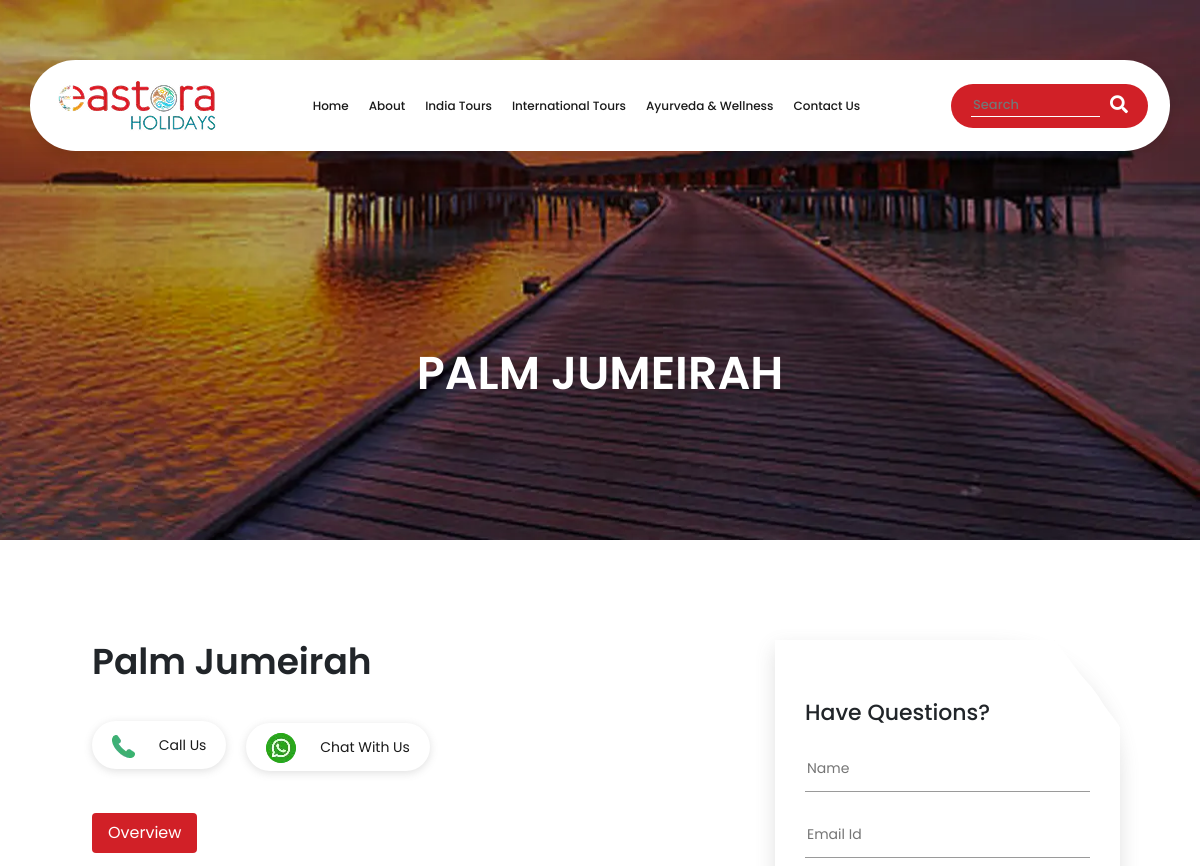
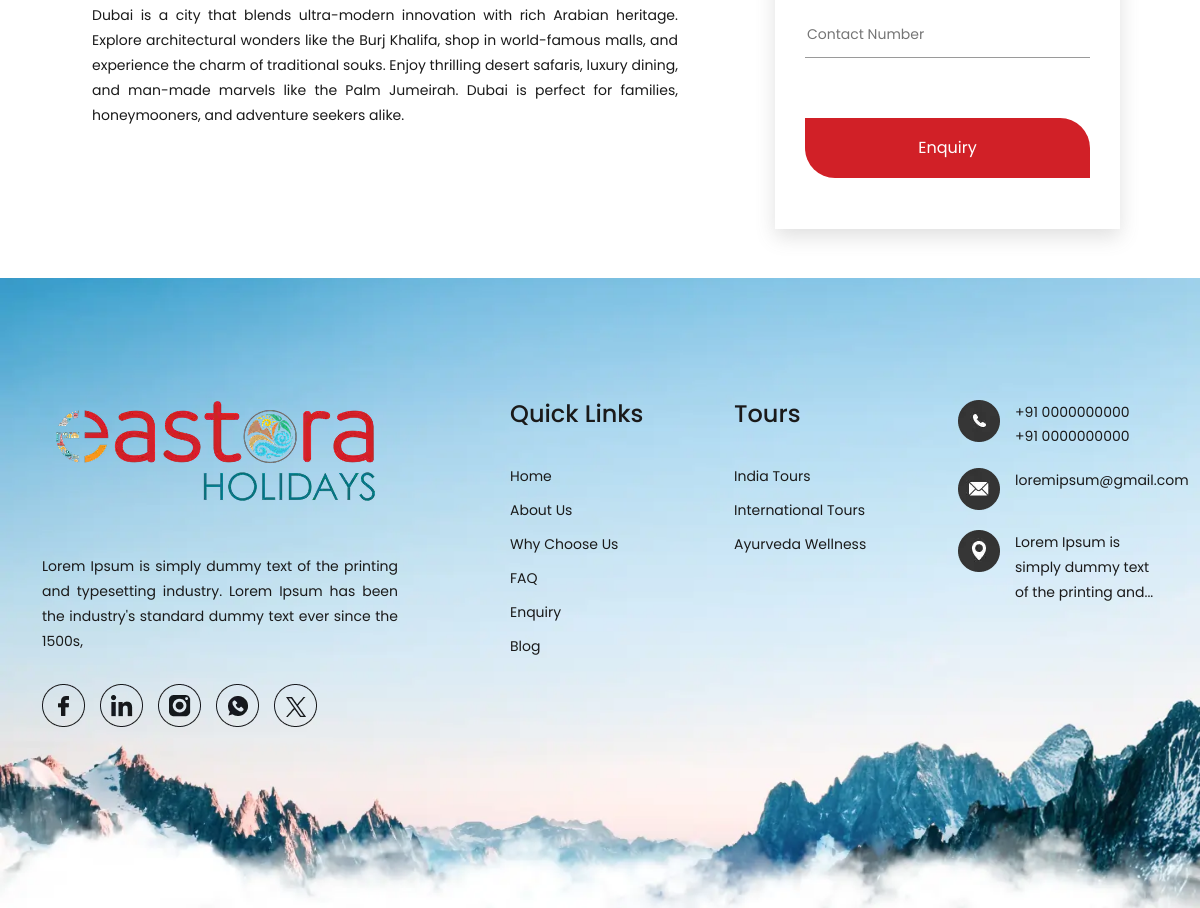
The app's page /international-tours/dubai/palm-jumeirah/ with its own data (2 pictures, top to bottom).
### booking/models.py (models this page shows, shortened)
class TourPackage(models.Model):
    PARENT_CHOICES = [
        ('india', 'India Tours'),
        ('international', 'International Tours'),
        ('ayurveda', 'Ayurveda & Wellness'),
        ('specials', 'Eastora Specials'),
    ]
    title = models.CharField(max_length=200)
    slug = models.SlugField(unique=True, blank=True, null=True)
    short_description = models.CharField(max_length=255, blank=True)
    description = models.TextField(blank=True, null=True)
    location = models.CharField(max_length=200, blank=True, null=True)
    price = models.DecimalField(max_digits=10, decimal_places=2, blank=True, null=True)
    days = models.IntegerField(blank=True, null=True)
    nights = models.IntegerField(blank=True, null=True)
    image_desktop = models.ImageField(upload_to='packages/desktop/', null=True, blank=True)
    image_mobile = models.ImageField(upload_to='packages/mobile/', null=True, blank=True)
    card_image = models.ImageField(upload_to='packages/cards/', null=True, blank=True)
    category = models.ForeignKey(Category, on_delete=models.CASCADE, null=True, blank=True, related_name='packages')
    is_featured = models.BooleanField(default=False)
    parent_choice = models.CharField(
        max_length=20,
        choices=PARENT_CHOICES,
        default='india',
        help_text="Top-level classification for the tour package"
    )

### booking/views.py (the view, shortened to what this page needs)
# urls.py: path('international-tours/<slug:subcategory_slug>/<slug:package_slug>/', views.international_package_detail_view, name='international_package_detail'),
def international_package_detail_view(request, subcategory_slug, package_slug):
    category = get_object_or_404(Category, slug=subcategory_slug)
    package = get_object_or_404(
        TourPackage,
        slug=package_slug,
        category=category,
    )
    return render(request, 'international/package_detail.html', {
        'package': package,
        'title_main': package.title.split('–')[0].strip() if '–' in package.title else package.title,
    })

### templates/international/package_detail.html (shortened to what this page needs)
{% extends 'base.html' %}
{% load static %}
{% block content %}
<div class="sub-page-hero maldives">
    <div class="tour-hero-content">
        <h1>{{ package.title }}</h1>
    </div>
</div>
<section class="tour-prgrm-wrapper">
    <div class="container">
        <div class="tour-prgrm-enqry-frm-wrapper">
            <div class="tour-prgrm-enqry-frm">
                <form action=" " method="post">{% csrf_token %}
                    <h3>Have Questions? </h3>
                    <div class="form-fields">
                        <input type="text" name="name" placeholder="Name" required>
                    </div>
                    <div class="form-fields">
                        <input type="email" name="email" placeholder="Email Id" required>
                    </div>
                    <div class="form-fields">
                        <input type="text" name="number" placeholder="Contact Number" required>
                    </div>
                    <div class="enqry-frm-submit-btn">
                        <button type="submit">Enquiry</button>
                    </div>
                </form>
            </div>
        </div>
        <div class="sec-title">
            <h2>{{ package.title }}</h2>
        </div>
        <div class="tour-prgrm-cta-wrapper">
            <div class="tour-prgrm-cta-item">
                <a href="tel:+91 0000000000">
                    <img src="{% static 'assets/images/icons/cta-tele-2.webp' %}" alt="Telephone">
                    <span>Call Us</span>
                </a>
            </div>
            <div class="tour-prgrm-cta-item">
                <a href="https://wa.me/+91 00000000000" target="_blank">
                    <img src="{% static 'assets/images/icons/cta-whatsapp-2.webp' %}" alt="Whatsapp">
                    <span>Chat With Us</span>
                </a>
            </div>
        </div>
        <div class="tour-prgrm-tab-btns">
            <ul class="nav nav-pills mb-3" id="pills-tab" role="tablist">
                <li class="nav-item" role="presentation">
                    <button class="nav-link active" id="pills-home-tab" data-bs-toggle="pill"
                        data-bs-target="#pills-home" type="button" role="tab" aria-controls="pills-home"
                        aria-selected="true">Overview</button>
                </li>
            </ul>
        </div>
        <div class="tab-content" id="pills-tabContent">
            <div class="tab-pane fade show active" id="pills-home" role="tabpanel" aria-labelledby="pills-home-tab">
                <div class="row">
                    <div class="col-lg-8">
                        <div class="tour-prgrm-info">
                            {{ package.description|safe }}
                        </div>
                    </div>
                    <div class="col-lg-4"> </div>
                </div>
            </div>
        </div>
    </div>
</section>
{% endblock %}

### tourbooking/static/assets/css/style.css (style rules this page uses)
body { font-family: "Poppins", sans-serif;overflow-x: hidden !important; }
html { overflow-x: hidden !important; }
:root { --primary-font-color:#1A1A1A; --secondary-font-color:#D12027; --btn-color:#D12027; --bg-gradient:linear-gradient(to bottom, #FFFFFF, #EAEAEA); }
h1 { font-size: 46px;font-weight:600 !important; }
h2 { font-size: 40px;font-weight: 600 !important; }
h3 { font-size: 22px;font-weight: 500 !important; }
p { font-size: 14px;font-weight:400;line-height: 25px !important;color: var(--primary-font-color); }
section { padding: 100px 0 100px 0; }
.sub-page-hero { height: 540px;background-position: 100% 100%;background-repeat: no-repeat !important;background-size: cover; position: relative; }
.sub-page-hero .tour-hero-content { max-width: 70%;margin: auto;position: absolute;top: 70%;left: 50%;transform: translate(-50%, -50%); }
.sub-page-hero .tour-hero-content h1 { color: #fff;text-align: center;text-transform: uppercase;letter-spacing: 10%; }
.maldives { background-image: url(../images/maldives-banner.webp); }
.tour-prgrm-wrapper .sec-title { padding-left: 50px; }
.tour-prgrm-cta-wrapper { display: flex;gap: 20px;margin:50px 0;padding-left: 50px; }
.tour-prgrm-cta-item a { text-decoration: none;font-size: 14px;font-size: 400;color: var(--primary-font-color);padding: 14px 20px; border-radius: 30px;box-shadow: rgba(99, 99, 99, 0.2) 0px 2px 8px 0px; }
.tour-prgrm-cta-item img { padding-right: 20px; }
.tour-prgrm-info p { text-align: justify;padding-right: 100px; }
.tour-prgrm-wrapper .container { position: relative; }
.tour-prgrm-enqry-frm-wrapper { display: inline-block;box-shadow: rgba(99, 99, 99, 0.2) 0px 8px 20px 0px; border-top-right-radius: 127px;position: absolute;top: 0;right: 50px; }
.tour-prgrm-enqry-frm { width: 345px;min-height: 455px; margin: auto; padding: 60px 30px 30px 30px;box-shadow: rgba(99, 99, 99, 0.2) 0px 2px 8px 0px;clip-path: polygon(81% 0, 100% 19%, 100% 100%, 0 100%, 0 0);background: #fff; }
.tour-prgrm-enqry-frm h3 { margin-bottom: 30px; }
.form-fields { margin-bottom: 30px; }
.form-fields input { width: 100%;border: none;border-bottom: 1px solid #9A9A9A;padding-bottom: 12px;font-size: 14px ;color: var(--primary-font-color);outline: none; }
.enqry-frm-submit-btn { margin-top: 60px; }
.enqry-frm-submit-btn button { width: 100%;height: 60px; border: none;border-top-right-radius: 30px;border-bottom-left-radius: 30px;background-color: var(--btn-color);color:#fff; }
.tour-prgrm-info { padding-left: 50px;margin-bottom: 50px; }
.tour-prgrm-tab-btns .nav-pills .nav-link { color: var(--primary-font-color) !important; }
.tour-prgrm-tab-btns .nav-pills .nav-link.active { background-color: var(--btn-color);color: #fff !important; }
.tour-prgrm-tab-btns { padding-left: 50px; }

### tourbooking/static/assets/css/responsive.css (style rules this page uses)
@media (min-width:1200px) { .tour-prgrm-wrapper .sec-title { max-width: 715px; } }
@media (min-width:1200px) { .tour-prgrm-wrapper .sec-title h2 { font-size: 36px; } }

### records on screen
TourPackage: title "PALM JUMEIRAH", title "Palm Jumeirah", description "Dubai is a city that blends ultra-modern innovation with rich Arabian heritage. Explore architectural wonders like the Burj Khalifa, shop in world-famous malls, and experience the charm of traditional souks. Enjoy thrilling desert safaris, luxury dining, and man-made marvels like the Palm Jumeirah. Dubai is perfect for families, honeymooners, and adventure seekers alike."
